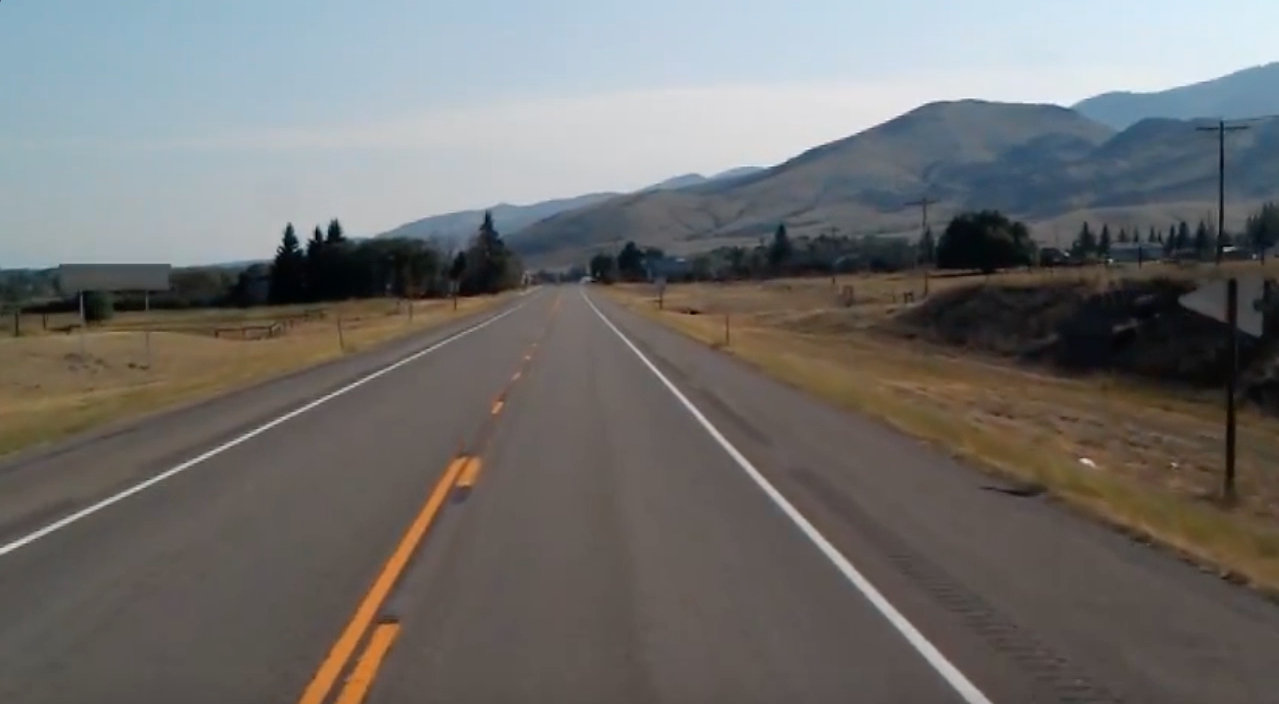
#> input picture Image-Processing-Lab-08-Huy/input/image1.jpg, 1279 x 704 px
$ python -i colors_convert.py   (imports and definitions only)
#> lines starting #> are read from the running program, lines starting #| are printed output that depends on the picture
#> further down, picture is the input picture: shape (704, 1279, 3); mean B, G, R 109.7, 111.3, 112.3
from pathlib import Path
import cv2 as cv
import matplotlib.pyplot as plt
import numpy

def color_converter(image):
    """
        Convert BGR image to different color spaces
        Input: BGR images
        Output: plot results using matplotlib
    """
    figure = plt.figure()

    gray = grayScaler(image)
    hsv = hsvConverter(image)
    hls = hlsConverter(image)

    Titles = ["Original", "Grayscale", "HSV", "HLS"]
    count = 4
    images = [cv.cvtColor(image, cv.COLOR_BGR2RGB), gray, hsv, hls]

    for i in range(count):
        plt.subplot(2, 2, i + 1)
        plt.title(Titles[i])
        plt.imshow(images[i])

    save_path = (Path(__file__).resolve().parent.parent.parent).joinpath(
        'Result_images')

    figure.savefig(save_path.joinpath('image_12.png'))

def grayScaler(image):
    gray_img = cv.cvtColor(image, cv.COLOR_BGR2GRAY)
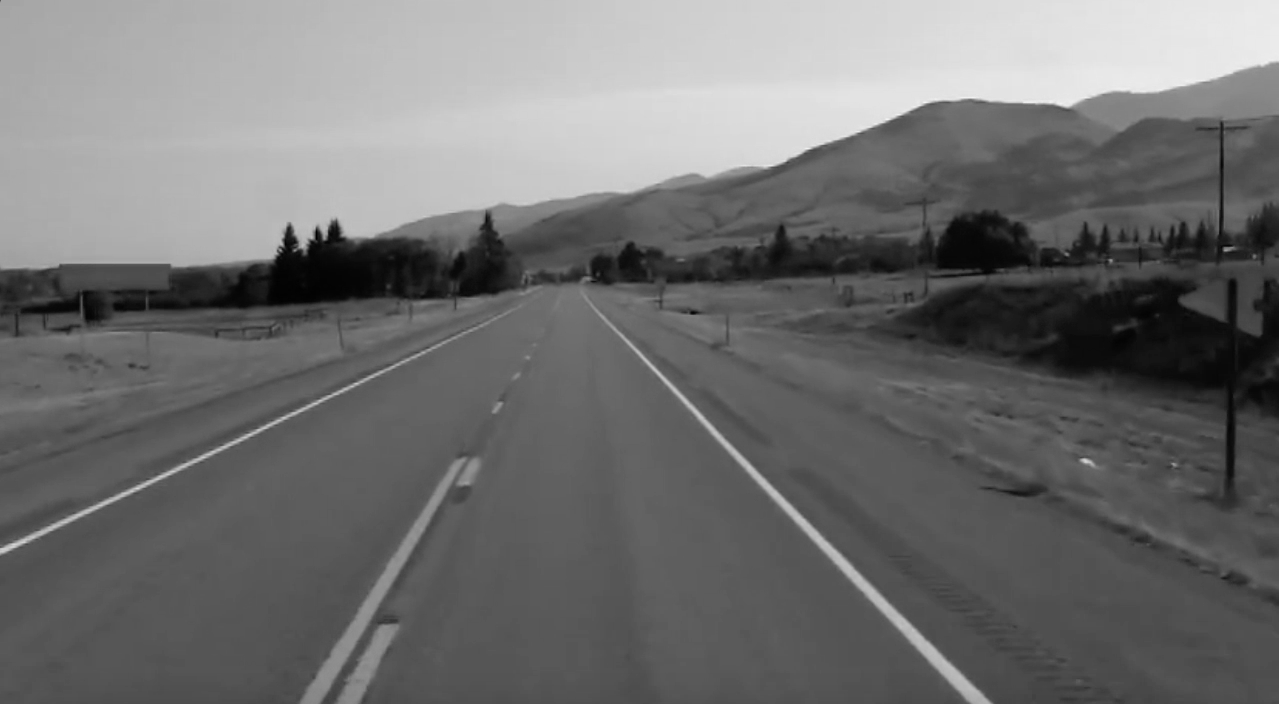
#> gray_img: shape (704, 1279); min 0, max 244, mean 111.4

    cv.imshow("gray", gray_img)
    cv.imshow("ori", image)
    cv.waitKey()

    return cv.cvtColor(gray_img, cv.COLOR_BGR2RGB)


def hsvConverter(image):
    hsv_img = cv.cvtColor(image, cv.COLOR_BGR2HSV)
#> hsv_img: shape (704, 1279, 3); mean H, S, V 51.3, 49.6, 121.7

    return cv.cvtColor(hsv_img, cv.COLOR_BGR2RGB)
#> returned value: shape (704, 1279, 3); mean H, S, V 121.7, 49.6, 51.3

def hlsConverter(image):
    lab_img = cv.cvtColor(image, cv.COLOR_BGR2HLS)
#> lab_img: shape (704, 1279, 3); mean of channels 0, 1, 2 51.2, 111.1, 40.6

    return cv.cvtColor(lab_img, cv.COLOR_BGR2RGB)
#> returned value: shape (704, 1279, 3); mean of channels 0, 1, 2 40.6, 111.1, 51.2

>>> import cv2
>>> picture = cv2.imread('../../../Image-Processing-Lab-08-Huy/input/image1.jpg')
>>> result = color_converter(picture)
#> in color_converter, `figure.savefig(save_path.joinpath('image_12.png'))`:
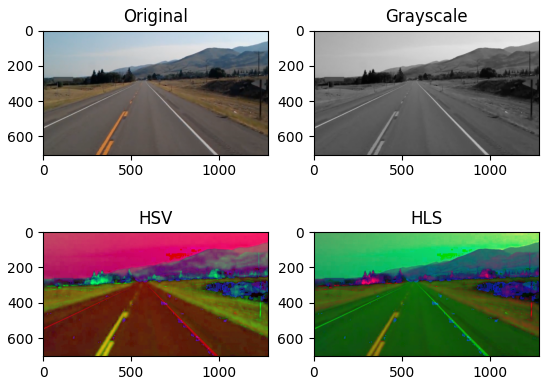
#> figure drawn by matplotlib, 4 panels
